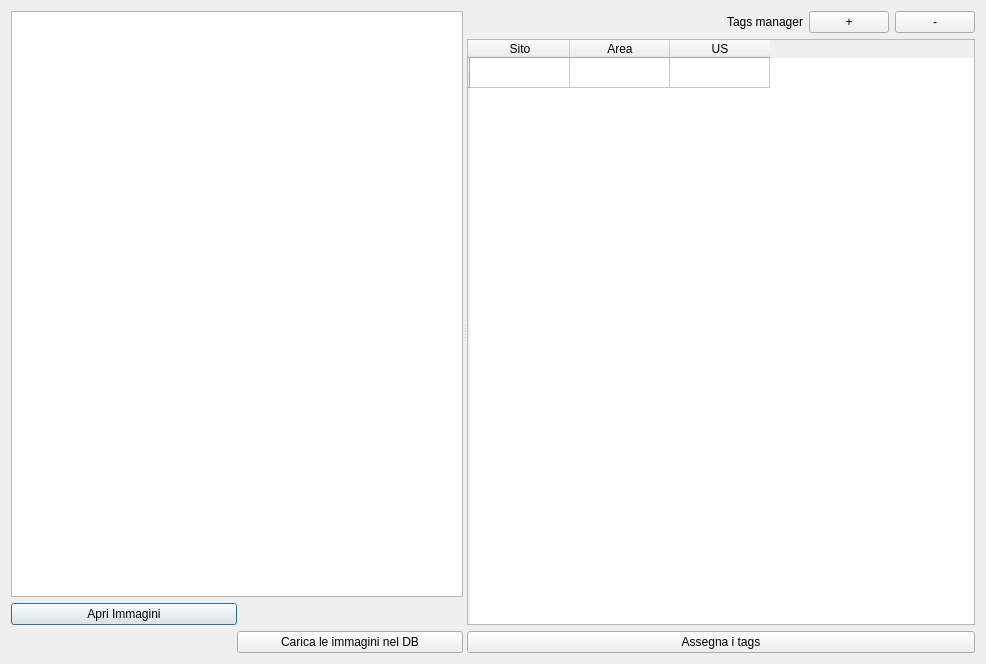
<?xml version="1.0" encoding="UTF-8"?>
<ui version="4.0">
 <class>DialogImageViewer</class>
 <widget class="QDialog" name="DialogImageViewer">
  <property name="geometry">
   <rect>
    <x>0</x>
    <y>0</y>
    <width>986</width>
    <height>664</height>
   </rect>
  </property>
  <property name="windowTitle">
   <string>Dialog</string>
  </property>
  <layout class="QGridLayout" name="gridLayout_2">
   <item row="0" column="0">
    <widget class="QSplitter" name="splitter">
     <property name="orientation">
      <enum>Qt::Horizontal</enum>
     </property>
     <widget class="QWidget" name="layoutWidget">
      <layout class="QGridLayout" name="gridLayout">
       <item row="0" column="0" colspan="3">
        <widget class="QListWidget" name="iconListWidget">
         <property name="frameShape">
          <enum>QFrame::StyledPanel</enum>
         </property>
         <property name="frameShadow">
          <enum>QFrame::Sunken</enum>
         </property>
         <property name="lineWidth">
          <number>2</number>
         </property>
         <property name="midLineWidth">
          <number>2</number>
         </property>
         <property name="showDropIndicator" stdset="0">
          <bool>false</bool>
         </property>
         <property name="iconSize">
          <size>
           <width>150</width>
           <height>150</height>
          </size>
         </property>
         <property name="movement">
          <enum>QListView::Snap</enum>
         </property>
         <property name="resizeMode">
          <enum>QListView::Adjust</enum>
         </property>
         <property name="layoutMode">
          <enum>QListView::Batched</enum>
         </property>
         <property name="gridSize">
          <size>
           <width>160</width>
           <height>160</height>
          </size>
         </property>
         <property name="viewMode">
          <enum>QListView::IconMode</enum>
         </property>
         <property name="uniformItemSizes">
          <bool>true</bool>
         </property>
         <property name="batchSize">
          <number>1000</number>
         </property>
        </widget>
       </item>
       <item row="1" column="0" colspan="2">
        <widget class="QPushButton" name="pushButton_openMedia">
         <property name="text">
          <string>Apri Immagini</string>
         </property>
        </widget>
       </item>
       <item row="1" column="2">
        <spacer name="horizontalSpacer_2">
         <property name="orientation">
          <enum>Qt::Horizontal</enum>
         </property>
         <property name="sizeHint" stdset="0">
          <size>
           <width>148</width>
           <height>20</height>
          </size>
         </property>
        </spacer>
       </item>
       <item row="2" column="0">
        <spacer name="horizontalSpacer_3">
         <property name="orientation">
          <enum>Qt::Horizontal</enum>
         </property>
         <property name="sizeHint" stdset="0">
          <size>
           <width>48</width>
           <height>20</height>
          </size>
         </property>
        </spacer>
       </item>
       <item row="2" column="1" colspan="2">
        <widget class="QPushButton" name="pushButton_chose_dir">
         <property name="text">
          <string>Carica le immagini nel DB</string>
         </property>
        </widget>
       </item>
      </layout>
     </widget>
     <widget class="QWidget" name="layoutWidget">
      <layout class="QVBoxLayout" name="verticalLayout_2">
       <item>
        <layout class="QHBoxLayout" name="horizontalLayout">
         <item>
          <spacer name="horizontalSpacer">
           <property name="orientation">
            <enum>Qt::Horizontal</enum>
           </property>
           <property name="sizeHint" stdset="0">
            <size>
             <width>40</width>
             <height>20</height>
            </size>
           </property>
          </spacer>
         </item>
         <item>
          <widget class="QLabel" name="label">
           <property name="text">
            <string>Tags manager</string>
           </property>
          </widget>
         </item>
         <item>
          <widget class="QPushButton" name="pushButton_addRow">
           <property name="text">
            <string>+</string>
           </property>
          </widget>
         </item>
         <item>
          <widget class="QPushButton" name="pushButton_removeRow">
           <property name="text">
            <string>-</string>
           </property>
          </widget>
         </item>
        </layout>
       </item>
       <item>
        <widget class="QTableWidget" name="tableWidgetTags">
         <row>
          <property name="text">
           <string/>
          </property>
         </row>
         <column>
          <property name="text">
           <string>Sito</string>
          </property>
         </column>
         <column>
          <property name="text">
           <string>Area</string>
          </property>
         </column>
         <column>
          <property name="text">
           <string>US</string>
          </property>
         </column>
        </widget>
       </item>
       <item>
        <widget class="QPushButton" name="pushButton_assignTags">
         <property name="text">
          <string>Assegna i tags</string>
         </property>
        </widget>
       </item>
      </layout>
     </widget>
    </widget>
   </item>
  </layout>
 </widget>
 <resources/>
 <connections/>
</ui>
